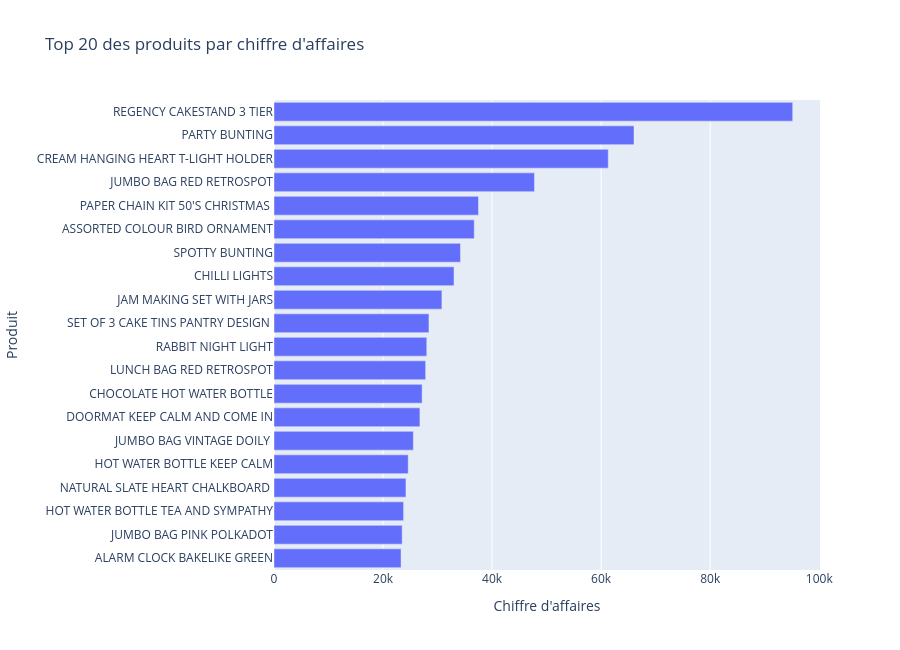

Here is the notebook cell this chart was saved with:
### Markdown cell above
## 9. Top 20 produits par chiffre d'affaires

Ce graphique permet d'identifier rapidement les produits qui contribuent le plus au chiffre d'affaires.

Ces produits doivent être surveillés en priorité : stock, prix, disponibilité, qualité et retours.

### Code cell
top20_skus = product_perf.head(20).copy()
top20_skus["description_short"] = top20_skus["description"].str.slice(0, 55)

fig = px.bar(
    top20_skus.sort_values("total_revenue", ascending=True),
    x="total_revenue",
    y="description_short",
    orientation="h",
    title="Top 20 des produits par chiffre d'affaires",
    labels={"total_revenue": "Chiffre d'affaires", "description_short": "Produit"},
    hover_data=["StockCode", "quantity_sold", "nb_orders", "avg_unit_price", "return_rate_qty"]
)

fig.update_layout(height=650)
fig.show()

### Figure 1 — Plotly figure (JSON) as saved in the notebook; plotly's stock layout.template omitted (floating-point values rounded to 4 significant figures)
{"data": [{"customdata": [["22726", 5336.0, 980, 4.537, 0.005996], ["22386", 10733, 1218, 2.599, 0.04249], ["22114", 4488.0, 643, 4.968, 0.007575], ["22457", 7654.0, 1249, 3.59, 0.006794], ["23355", 5042.0, 782, 5.129, 0.009519], ["23203", 12252, 1231, 2.276, 0.04816], ["23284", 3659, 728, 7.867, 0.06149], ["22112", 5325, 858, 5.487, 0.01502], ["20725", 14359, 1565, 2.131, 0.03844], ["23084", 12416, 994, 2.386, 0.008698], ["22720", 5638.0, 1385, 5.465, 0.02713], ["22960", 7114, 1132, 5.076, 0.03458], ["79321", 6250.0, 661, 6.009, 0.0128], ["23298", 6682.0, 1146, 5.279, 0.01646], ["84879", 21599, 1455, 1.723, 0.002222], ["22086", 11490.0, 1160, 3.362, 0.03941], ["85099B", 22390, 2089, 2.486, 0.0498], ["85123A", 21630.0, 2198, 3.118, 0.1192], ["47566", 12613, 1685, 5.453, 0.02125], ["22423", 11280.0, 1988, 8.444, 0.07578]], "hovertemplate": "Chiffre d'affaires=%{x}<br>Produit=%{y}<br>StockCode=%{customdata[0]}<br>quantity_sold=%{customdata[1]}<br>nb_orders=%{customdata[2]}<br>avg_unit_price=%{customdata[3]}<br>return_rate_qty=%{customdata[4]}<extra></extra>", "legendgroup": "", "marker": {"color": "#636efa", "pattern": {"shape": ""}}, "name": "", "orientation": "h", "showlegend": false, "textposition": "auto", "type": "bar", "x": [23300.0, 23510.0, 23770.0, 24200.0, 24610.0, 25560.0, 26760.0, 27170.0, 27820.0, 28020.0, 28420.0, 30800.0, 33010.0, 34210.0, 36730.0, 37510.0, 47770.0, 61310.0, 66030.0, 95130.0], "xaxis": "x", "y": ["ALARM CLOCK BAKELIKE GREEN", "JUMBO BAG PINK POLKADOT", "HOT WATER BOTTLE TEA AND SYMPATHY", "NATURAL SLATE HEART CHALKBOARD ", "HOT WATER BOTTLE KEEP CALM", "JUMBO BAG VINTAGE DOILY ", "DOORMAT KEEP CALM AND COME IN", "CHOCOLATE HOT WATER BOTTLE", "LUNCH BAG RED RETROSPOT", "RABBIT NIGHT LIGHT", "SET OF 3 CAKE TINS PANTRY DESIGN ", "JAM MAKING SET WITH JARS", "CHILLI LIGHTS", "SPOTTY BUNTING", "ASSORTED COLOUR BIRD ORNAMENT", "PAPER CHAIN KIT 50'S CHRISTMAS ", "JUMBO BAG RED RETROSPOT", "CREAM HANGING HEART T-LIGHT HOLDER", "PARTY BUNTING", "REGENCY CAKESTAND 3 TIER"], "yaxis": "y"}], "layout": {"barmode": "relative", "height": 650, "legend": {"tracegroupgap": 0}, "title": {"text": "Top 20 des produits par chiffre d'affaires"}, "xaxis": {"anchor": "y", "domain": [0, 1], "title": {"text": "Chiffre d'affaires"}}, "yaxis": {"anchor": "x", "domain": [0, 1], "title": {"text": "Produit"}}}}
